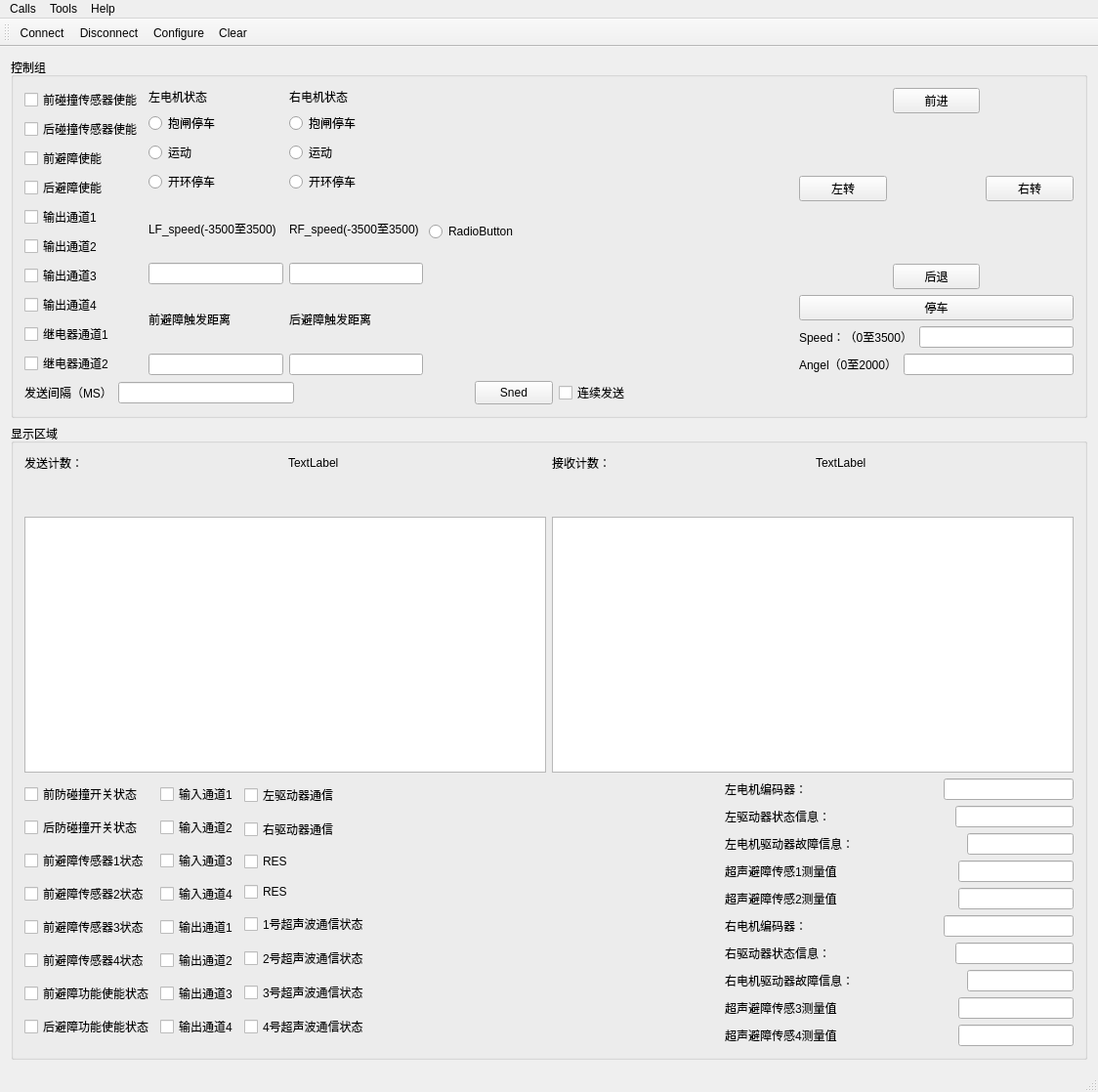
<?xml version="1.0" encoding="UTF-8"?>
<ui version="4.0">
 <class>MainWindow</class>
 <widget class="QMainWindow" name="MainWindow">
  <property name="geometry">
   <rect>
    <x>0</x>
    <y>0</y>
    <width>1124</width>
    <height>1118</height>
   </rect>
  </property>
  <property name="sizePolicy">
   <sizepolicy hsizetype="Fixed" vsizetype="Fixed">
    <horstretch>0</horstretch>
    <verstretch>0</verstretch>
   </sizepolicy>
  </property>
  <property name="windowTitle">
   <string>MainWindow</string>
  </property>
  <widget class="QWidget" name="centralWidget">
   <layout class="QVBoxLayout" name="verticalLayout_29">
    <item>
     <widget class="QGroupBox" name="groupBox">
      <property name="sizePolicy">
       <sizepolicy hsizetype="Preferred" vsizetype="Fixed">
        <horstretch>0</horstretch>
        <verstretch>0</verstretch>
       </sizepolicy>
      </property>
      <property name="title">
       <string>控制组</string>
      </property>
      <layout class="QVBoxLayout" name="verticalLayout_20">
       <item>
        <layout class="QHBoxLayout" name="horizontalLayout_12">
         <item>
          <layout class="QVBoxLayout" name="verticalLayout_19">
           <item>
            <layout class="QVBoxLayout" name="verticalLayout">
             <item>
              <widget class="QCheckBox" name="cBox_F_Crash_En">
               <property name="text">
                <string>前碰撞传感器使能</string>
               </property>
              </widget>
             </item>
             <item>
              <widget class="QCheckBox" name="cBox_B_Crash_En">
               <property name="text">
                <string>后碰撞传感器使能</string>
               </property>
              </widget>
             </item>
             <item>
              <widget class="QCheckBox" name="cBox_F_Obt_En">
               <property name="text">
                <string>前避障使能</string>
               </property>
              </widget>
             </item>
             <item>
              <widget class="QCheckBox" name="cBox_B_Obt_En">
               <property name="text">
                <string>后避障使能</string>
               </property>
              </widget>
             </item>
             <item>
              <widget class="QCheckBox" name="cBox_SetVal_out1">
               <property name="text">
                <string>输出通道1</string>
               </property>
              </widget>
             </item>
             <item>
              <widget class="QCheckBox" name="cBox_SetVal_out2">
               <property name="text">
                <string>输出通道2</string>
               </property>
              </widget>
             </item>
             <item>
              <widget class="QCheckBox" name="cBox_SetVal_out3">
               <property name="text">
                <string>输出通道3</string>
               </property>
              </widget>
             </item>
             <item>
              <widget class="QCheckBox" name="cBox_SetVal_out4">
               <property name="text">
                <string>输出通道4</string>
               </property>
              </widget>
             </item>
            </layout>
           </item>
           <item>
            <layout class="QVBoxLayout" name="verticalLayout_12">
             <item>
              <widget class="QCheckBox" name="cBox_SetVal_Ral1">
               <property name="text">
                <string>继电器通道1</string>
               </property>
              </widget>
             </item>
             <item>
              <widget class="QCheckBox" name="cBox_SetVal_Ral2">
               <property name="text">
                <string>继电器通道2</string>
               </property>
              </widget>
             </item>
            </layout>
           </item>
          </layout>
         </item>
         <item>
          <layout class="QVBoxLayout" name="verticalLayout_18">
           <item>
            <layout class="QHBoxLayout" name="horizontalLayout_3">
             <item>
              <layout class="QVBoxLayout" name="verticalLayout_3">
               <item>
                <widget class="QLabel" name="label_6">
                 <property name="text">
                  <string>左电机状态</string>
                 </property>
                </widget>
               </item>
               <item>
                <layout class="QVBoxLayout" name="verticalLayout_2">
                 <item>
                  <widget class="QRadioButton" name="rB_LStop">
                   <property name="text">
                    <string>抱闸停车</string>
                   </property>
                  </widget>
                 </item>
                 <item>
                  <widget class="QRadioButton" name="rB_LRun">
                   <property name="text">
                    <string>运动</string>
                   </property>
                  </widget>
                 </item>
                 <item>
                  <widget class="QRadioButton" name="rB_LRealse">
                   <property name="text">
                    <string>开环停车</string>
                   </property>
                  </widget>
                 </item>
                </layout>
               </item>
              </layout>
             </item>
             <item>
              <layout class="QVBoxLayout" name="verticalLayout_4">
               <item>
                <widget class="QLabel" name="label_9">
                 <property name="text">
                  <string>右电机状态</string>
                 </property>
                </widget>
               </item>
               <item>
                <layout class="QVBoxLayout" name="verticalLayout_5">
                 <item>
                  <widget class="QRadioButton" name="rB_RStop">
                   <property name="text">
                    <string>抱闸停车</string>
                   </property>
                  </widget>
                 </item>
                 <item>
                  <widget class="QRadioButton" name="rB_RRun">
                   <property name="text">
                    <string>运动</string>
                   </property>
                  </widget>
                 </item>
                 <item>
                  <widget class="QRadioButton" name="rB_RRealse">
                   <property name="text">
                    <string>开环停车</string>
                   </property>
                  </widget>
                 </item>
                </layout>
               </item>
              </layout>
             </item>
            </layout>
           </item>
           <item>
            <layout class="QHBoxLayout" name="horizontalLayout_4">
             <item>
              <layout class="QVBoxLayout" name="verticalLayout_6">
               <item>
                <widget class="QLabel" name="label_4">
                 <property name="text">
                  <string>LF_speed(-3500至3500)</string>
                 </property>
                </widget>
               </item>
               <item>
                <widget class="QLineEdit" name="lineEdit_LFspeed"/>
               </item>
              </layout>
             </item>
             <item>
              <layout class="QVBoxLayout" name="verticalLayout_7">
               <item>
                <widget class="QLabel" name="label_11">
                 <property name="text">
                  <string>RF_speed(-3500至3500)</string>
                 </property>
                </widget>
               </item>
               <item>
                <widget class="QLineEdit" name="lineEdit_RFspeed"/>
               </item>
              </layout>
             </item>
            </layout>
           </item>
           <item>
            <layout class="QHBoxLayout" name="horizontalLayout_11">
             <item>
              <layout class="QVBoxLayout" name="verticalLayout_8">
               <item>
                <widget class="QLabel" name="label_5">
                 <property name="text">
                  <string>前避障触发距离</string>
                 </property>
                </widget>
               </item>
               <item>
                <widget class="QLineEdit" name="lineEdit_Fobtdis"/>
               </item>
              </layout>
             </item>
             <item>
              <layout class="QVBoxLayout" name="verticalLayout_11">
               <item>
                <widget class="QLabel" name="label_7">
                 <property name="text">
                  <string>后避障触发距离</string>
                 </property>
                </widget>
               </item>
               <item>
                <widget class="QLineEdit" name="lineEdit_Bobtdis"/>
               </item>
              </layout>
             </item>
            </layout>
           </item>
          </layout>
         </item>
         <item>
          <widget class="QRadioButton" name="radioButton">
           <property name="text">
            <string>RadioButton</string>
           </property>
          </widget>
         </item>
         <item>
          <spacer name="horizontalSpacer_14">
           <property name="orientation">
            <enum>Qt::Horizontal</enum>
           </property>
           <property name="sizeHint" stdset="0">
            <size>
             <width>40</width>
             <height>20</height>
            </size>
           </property>
          </spacer>
         </item>
         <item>
          <layout class="QVBoxLayout" name="verticalLayout_17">
           <item>
            <layout class="QVBoxLayout" name="verticalLayout_16">
             <item>
              <layout class="QHBoxLayout" name="horizontalLayout_2">
               <item>
                <layout class="QVBoxLayout" name="verticalLayout_14">
                 <item>
                  <spacer name="verticalSpacer_3">
                   <property name="orientation">
                    <enum>Qt::Vertical</enum>
                   </property>
                   <property name="sizeHint" stdset="0">
                    <size>
                     <width>20</width>
                     <height>40</height>
                    </size>
                   </property>
                  </spacer>
                 </item>
                 <item>
                  <widget class="QPushButton" name="pushB_leftward">
                   <property name="sizePolicy">
                    <sizepolicy hsizetype="Preferred" vsizetype="Preferred">
                     <horstretch>0</horstretch>
                     <verstretch>0</verstretch>
                    </sizepolicy>
                   </property>
                   <property name="text">
                    <string>左转</string>
                   </property>
                  </widget>
                 </item>
                 <item>
                  <spacer name="verticalSpacer_2">
                   <property name="orientation">
                    <enum>Qt::Vertical</enum>
                   </property>
                   <property name="sizeHint" stdset="0">
                    <size>
                     <width>20</width>
                     <height>40</height>
                    </size>
                   </property>
                  </spacer>
                 </item>
                </layout>
               </item>
               <item>
                <layout class="QVBoxLayout" name="verticalLayout_13">
                 <item>
                  <widget class="QPushButton" name="pushB_forward">
                   <property name="sizePolicy">
                    <sizepolicy hsizetype="Preferred" vsizetype="Preferred">
                     <horstretch>0</horstretch>
                     <verstretch>0</verstretch>
                    </sizepolicy>
                   </property>
                   <property name="text">
                    <string>前进</string>
                   </property>
                  </widget>
                 </item>
                 <item>
                  <spacer name="verticalSpacer">
                   <property name="orientation">
                    <enum>Qt::Vertical</enum>
                   </property>
                   <property name="sizeHint" stdset="0">
                    <size>
                     <width>20</width>
                     <height>40</height>
                    </size>
                   </property>
                  </spacer>
                 </item>
                 <item>
                  <widget class="QPushButton" name="pushB_backward">
                   <property name="sizePolicy">
                    <sizepolicy hsizetype="Preferred" vsizetype="Preferred">
                     <horstretch>0</horstretch>
                     <verstretch>0</verstretch>
                    </sizepolicy>
                   </property>
                   <property name="text">
                    <string>后退</string>
                   </property>
                  </widget>
                 </item>
                </layout>
               </item>
               <item>
                <layout class="QVBoxLayout" name="verticalLayout_15">
                 <item>
                  <spacer name="verticalSpacer_4">
                   <property name="orientation">
                    <enum>Qt::Vertical</enum>
                   </property>
                   <property name="sizeHint" stdset="0">
                    <size>
                     <width>20</width>
                     <height>40</height>
                    </size>
                   </property>
                  </spacer>
                 </item>
                 <item>
                  <widget class="QPushButton" name="pushB_rightward">
                   <property name="sizePolicy">
                    <sizepolicy hsizetype="Preferred" vsizetype="Preferred">
                     <horstretch>0</horstretch>
                     <verstretch>0</verstretch>
                    </sizepolicy>
                   </property>
                   <property name="text">
                    <string>右转</string>
                   </property>
                  </widget>
                 </item>
                 <item>
                  <spacer name="verticalSpacer_5">
                   <property name="orientation">
                    <enum>Qt::Vertical</enum>
                   </property>
                   <property name="sizeHint" stdset="0">
                    <size>
                     <width>20</width>
                     <height>40</height>
                    </size>
                   </property>
                  </spacer>
                 </item>
                </layout>
               </item>
              </layout>
             </item>
             <item>
              <widget class="QPushButton" name="pushB_stop">
               <property name="sizePolicy">
                <sizepolicy hsizetype="Preferred" vsizetype="Preferred">
                 <horstretch>0</horstretch>
                 <verstretch>0</verstretch>
                </sizepolicy>
               </property>
               <property name="text">
                <string>停车</string>
               </property>
              </widget>
             </item>
            </layout>
           </item>
           <item>
            <layout class="QHBoxLayout" name="horizontalLayout_6">
             <item>
              <widget class="QLabel" name="label">
               <property name="text">
                <string>Speed：（0至3500）</string>
               </property>
              </widget>
             </item>
             <item>
              <widget class="QLineEdit" name="lineEdit_Vspeed"/>
             </item>
            </layout>
           </item>
           <item>
            <layout class="QHBoxLayout" name="horizontalLayout_7">
             <item>
              <widget class="QLabel" name="label_2">
               <property name="text">
                <string>Angel（0至2000）</string>
               </property>
              </widget>
             </item>
             <item>
              <widget class="QLineEdit" name="lineEdit_Vangel"/>
             </item>
            </layout>
           </item>
          </layout>
         </item>
        </layout>
       </item>
       <item>
        <layout class="QHBoxLayout" name="horizontalLayout_5">
         <item>
          <layout class="QHBoxLayout" name="horizontalLayout">
           <item>
            <widget class="QLabel" name="label_3">
             <property name="text">
              <string>发送间隔（MS）</string>
             </property>
            </widget>
           </item>
           <item>
            <widget class="QLineEdit" name="lineEdit_timeout"/>
           </item>
           <item>
            <spacer name="horizontalSpacer">
             <property name="orientation">
              <enum>Qt::Horizontal</enum>
             </property>
             <property name="sizeHint" stdset="0">
              <size>
               <width>40</width>
               <height>20</height>
              </size>
             </property>
            </spacer>
           </item>
          </layout>
         </item>
         <item>
          <widget class="QPushButton" name="pushButton_sned">
           <property name="sizePolicy">
            <sizepolicy hsizetype="Preferred" vsizetype="Preferred">
             <horstretch>0</horstretch>
             <verstretch>0</verstretch>
            </sizepolicy>
           </property>
           <property name="text">
            <string>Sned</string>
           </property>
          </widget>
         </item>
         <item>
          <widget class="QCheckBox" name="m_cb_continus">
           <property name="text">
            <string>连续发送</string>
           </property>
          </widget>
         </item>
         <item>
          <spacer name="horizontalSpacer_2">
           <property name="orientation">
            <enum>Qt::Horizontal</enum>
           </property>
           <property name="sizeHint" stdset="0">
            <size>
             <width>40</width>
             <height>20</height>
            </size>
           </property>
          </spacer>
         </item>
        </layout>
       </item>
      </layout>
      <zorder></zorder>
     </widget>
    </item>
    <item>
     <widget class="QGroupBox" name="groupBox_2">
      <property name="sizePolicy">
       <sizepolicy hsizetype="Preferred" vsizetype="Preferred">
        <horstretch>0</horstretch>
        <verstretch>0</verstretch>
       </sizepolicy>
      </property>
      <property name="title">
       <string>显示区域</string>
      </property>
      <layout class="QVBoxLayout" name="verticalLayout_28">
       <item>
        <layout class="QHBoxLayout" name="horizontalLayout_26">
         <item>
          <layout class="QVBoxLayout" name="verticalLayout_10">
           <item>
            <layout class="QHBoxLayout" name="horizontalLayout_8">
             <item>
              <widget class="QLabel" name="label_8">
               <property name="sizePolicy">
                <sizepolicy hsizetype="Preferred" vsizetype="Fixed">
                 <horstretch>0</horstretch>
                 <verstretch>0</verstretch>
                </sizepolicy>
               </property>
               <property name="text">
                <string>发送计数：</string>
               </property>
              </widget>
             </item>
             <item>
              <widget class="QLabel" name="label_sendsize">
               <property name="sizePolicy">
                <sizepolicy hsizetype="Preferred" vsizetype="Fixed">
                 <horstretch>0</horstretch>
                 <verstretch>0</verstretch>
                </sizepolicy>
               </property>
               <property name="text">
                <string>TextLabel</string>
               </property>
              </widget>
             </item>
            </layout>
           </item>
           <item>
            <spacer name="verticalSpacer_6">
             <property name="orientation">
              <enum>Qt::Vertical</enum>
             </property>
             <property name="sizeType">
              <enum>QSizePolicy::Minimum</enum>
             </property>
             <property name="sizeHint" stdset="0">
              <size>
               <width>20</width>
               <height>40</height>
              </size>
             </property>
            </spacer>
           </item>
           <item>
            <widget class="QListWidget" name="listWidget">
             <property name="sizePolicy">
              <sizepolicy hsizetype="Preferred" vsizetype="Preferred">
               <horstretch>0</horstretch>
               <verstretch>0</verstretch>
              </sizepolicy>
             </property>
            </widget>
           </item>
          </layout>
         </item>
         <item>
          <layout class="QVBoxLayout" name="verticalLayout_24">
           <item>
            <layout class="QHBoxLayout" name="horizontalLayout_9">
             <item>
              <widget class="QLabel" name="label_10">
               <property name="sizePolicy">
                <sizepolicy hsizetype="Preferred" vsizetype="Fixed">
                 <horstretch>0</horstretch>
                 <verstretch>0</verstretch>
                </sizepolicy>
               </property>
               <property name="text">
                <string>接收计数：</string>
               </property>
              </widget>
             </item>
             <item>
              <widget class="QLabel" name="label_recvsize">
               <property name="sizePolicy">
                <sizepolicy hsizetype="Preferred" vsizetype="Fixed">
                 <horstretch>0</horstretch>
                 <verstretch>0</verstretch>
                </sizepolicy>
               </property>
               <property name="text">
                <string>TextLabel</string>
               </property>
              </widget>
             </item>
            </layout>
           </item>
           <item>
            <spacer name="verticalSpacer_7">
             <property name="orientation">
              <enum>Qt::Vertical</enum>
             </property>
             <property name="sizeType">
              <enum>QSizePolicy::Minimum</enum>
             </property>
             <property name="sizeHint" stdset="0">
              <size>
               <width>20</width>
               <height>40</height>
              </size>
             </property>
            </spacer>
           </item>
           <item>
            <widget class="QListWidget" name="listWidget_return">
             <property name="sizePolicy">
              <sizepolicy hsizetype="Preferred" vsizetype="Preferred">
               <horstretch>0</horstretch>
               <verstretch>0</verstretch>
              </sizepolicy>
             </property>
            </widget>
           </item>
          </layout>
         </item>
        </layout>
       </item>
       <item>
        <layout class="QHBoxLayout" name="horizontalLayout_23">
         <item>
          <layout class="QHBoxLayout" name="horizontalLayout_22">
           <item>
            <layout class="QVBoxLayout" name="verticalLayout_22">
             <item>
              <widget class="QCheckBox" name="cBox_Fcrash_statues">
               <property name="text">
                <string>前防碰撞开关状态</string>
               </property>
              </widget>
             </item>
             <item>
              <widget class="QCheckBox" name="cBox_Bcrash_statues">
               <property name="text">
                <string>后防碰撞开关状态</string>
               </property>
              </widget>
             </item>
             <item>
              <widget class="QCheckBox" name="cBox_obt1_statues">
               <property name="text">
                <string>前避障传感器1状态</string>
               </property>
              </widget>
             </item>
             <item>
              <widget class="QCheckBox" name="cBox_obt2_statues">
               <property name="text">
                <string>前避障传感器2状态</string>
               </property>
              </widget>
             </item>
             <item>
              <widget class="QCheckBox" name="cBox_obt3_statues">
               <property name="text">
                <string>前避障传感器3状态</string>
               </property>
              </widget>
             </item>
             <item>
              <widget class="QCheckBox" name="cBox_obt4_statues">
               <property name="text">
                <string>前避障传感器4状态</string>
               </property>
              </widget>
             </item>
             <item>
              <widget class="QCheckBox" name="cBox_Fobt_enstatues">
               <property name="text">
                <string>前避障功能使能状态</string>
               </property>
              </widget>
             </item>
             <item>
              <widget class="QCheckBox" name="cBox_Bobt_enstatues">
               <property name="text">
                <string>后避障功能使能状态</string>
               </property>
              </widget>
             </item>
            </layout>
           </item>
           <item>
            <layout class="QVBoxLayout" name="verticalLayout_26">
             <item>
              <widget class="QCheckBox" name="cBox_vau_input1">
               <property name="text">
                <string>输入通道1</string>
               </property>
              </widget>
             </item>
             <item>
              <widget class="QCheckBox" name="cBox_vau_input2">
               <property name="text">
                <string>输入通道2</string>
               </property>
              </widget>
             </item>
             <item>
              <widget class="QCheckBox" name="cBox_vau_input3">
               <property name="text">
                <string>输入通道3</string>
               </property>
              </widget>
             </item>
             <item>
              <widget class="QCheckBox" name="cBox_vau_input4">
               <property name="text">
                <string>输入通道4</string>
               </property>
              </widget>
             </item>
             <item>
              <widget class="QCheckBox" name="cBox_vau_out1">
               <property name="text">
                <string>输出通道1</string>
               </property>
              </widget>
             </item>
             <item>
              <widget class="QCheckBox" name="cBox_vau_out2">
               <property name="text">
                <string>输出通道2</string>
               </property>
              </widget>
             </item>
             <item>
              <widget class="QCheckBox" name="cBox_vau_out3">
               <property name="text">
                <string>输出通道3</string>
               </property>
              </widget>
             </item>
             <item>
              <widget class="QCheckBox" name="cBox_vau_out4">
               <property name="text">
                <string>输出通道4</string>
               </property>
              </widget>
             </item>
            </layout>
           </item>
           <item>
            <layout class="QVBoxLayout" name="verticalLayout_23">
             <item>
              <widget class="QCheckBox" name="cBox_Ldriver_Com">
               <property name="text">
                <string>左驱动器通信</string>
               </property>
              </widget>
             </item>
             <item>
              <widget class="QCheckBox" name="cBox_Rdriver_Com">
               <property name="text">
                <string>右驱动器通信</string>
               </property>
              </widget>
             </item>
             <item>
              <widget class="QCheckBox" name="checkBox_RES1">
               <property name="text">
                <string>RES</string>
               </property>
              </widget>
             </item>
             <item>
              <widget class="QCheckBox" name="checkBox_RES2">
               <property name="text">
                <string>RES</string>
               </property>
              </widget>
             </item>
             <item>
              <widget class="QCheckBox" name="cBox_obt1_Com">
               <property name="text">
                <string>1号超声波通信状态</string>
               </property>
              </widget>
             </item>
             <item>
              <widget class="QCheckBox" name="cBox_obt2_Com">
               <property name="text">
                <string>2号超声波通信状态</string>
               </property>
              </widget>
             </item>
             <item>
              <widget class="QCheckBox" name="cBox_obt3_Com">
               <property name="text">
                <string>3号超声波通信状态</string>
               </property>
              </widget>
             </item>
             <item>
              <widget class="QCheckBox" name="cBox_obt4_Com">
               <property name="text">
                <string>4号超声波通信状态</string>
               </property>
              </widget>
             </item>
            </layout>
           </item>
          </layout>
         </item>
         <item>
          <spacer name="horizontalSpacer_8">
           <property name="orientation">
            <enum>Qt::Horizontal</enum>
           </property>
           <property name="sizeHint" stdset="0">
            <size>
             <width>40</width>
             <height>20</height>
            </size>
           </property>
          </spacer>
         </item>
         <item>
          <layout class="QVBoxLayout" name="verticalLayout_27">
           <item>
            <layout class="QVBoxLayout" name="verticalLayout_9">
             <item>
              <layout class="QHBoxLayout" name="horizontalLayout_14">
               <item>
                <widget class="QLabel" name="label_12">
                 <property name="text">
                  <string>左电机编码器：</string>
                 </property>
                </widget>
               </item>
               <item>
                <spacer name="horizontalSpacer_4">
                 <property name="orientation">
                  <enum>Qt::Horizontal</enum>
                 </property>
                 <property name="sizeHint" stdset="0">
                  <size>
                   <width>40</width>
                   <height>20</height>
                  </size>
                 </property>
                </spacer>
               </item>
               <item>
                <widget class="QLineEdit" name="lineEdit_L_Encoder"/>
               </item>
              </layout>
             </item>
             <item>
              <layout class="QHBoxLayout" name="horizontalLayout_16">
               <item>
                <widget class="QLabel" name="label_14">
                 <property name="text">
                  <string>左驱动器状态信息：</string>
                 </property>
                </widget>
               </item>
               <item>
                <spacer name="horizontalSpacer_3">
                 <property name="orientation">
                  <enum>Qt::Horizontal</enum>
                 </property>
                 <property name="sizeHint" stdset="0">
                  <size>
                   <width>40</width>
                   <height>20</height>
                  </size>
                 </property>
                </spacer>
               </item>
               <item>
                <widget class="QLineEdit" name="lineEdit_LMotor_Status"/>
               </item>
              </layout>
             </item>
             <item>
              <layout class="QHBoxLayout" name="horizontalLayout_18">
               <item>
                <widget class="QLabel" name="label_16">
                 <property name="text">
                  <string>左电机驱动器故障信息：</string>
                 </property>
                </widget>
               </item>
               <item>
                <spacer name="horizontalSpacer_7">
                 <property name="orientation">
                  <enum>Qt::Horizontal</enum>
                 </property>
                 <property name="sizeHint" stdset="0">
                  <size>
                   <width>40</width>
                   <height>20</height>
                  </size>
                 </property>
                </spacer>
               </item>
               <item>
                <widget class="QLineEdit" name="lineEdit_LMotor_Error"/>
               </item>
              </layout>
             </item>
             <item>
              <layout class="QHBoxLayout" name="horizontalLayout_10">
               <item>
                <widget class="QLabel" name="label_18">
                 <property name="text">
                  <string>超声避障传感1测量值</string>
                 </property>
                </widget>
               </item>
               <item>
                <spacer name="horizontalSpacer_5">
                 <property name="orientation">
                  <enum>Qt::Horizontal</enum>
                 </property>
                 <property name="sizeHint" stdset="0">
                  <size>
                   <width>40</width>
                   <height>20</height>
                  </size>
                 </property>
                </spacer>
               </item>
               <item>
                <widget class="QLineEdit" name="lineEdit_obt1_dis"/>
               </item>
              </layout>
             </item>
             <item>
              <layout class="QHBoxLayout" name="horizontalLayout_13">
               <item>
                <widget class="QLabel" name="label_19">
                 <property name="text">
                  <string>超声避障传感2测量值</string>
                 </property>
                </widget>
               </item>
               <item>
                <spacer name="horizontalSpacer_6">
                 <property name="orientation">
                  <enum>Qt::Horizontal</enum>
                 </property>
                 <property name="sizeHint" stdset="0">
                  <size>
                   <width>40</width>
                   <height>20</height>
                  </size>
                 </property>
                </spacer>
               </item>
               <item>
                <widget class="QLineEdit" name="lineEdit_obt2_dis"/>
               </item>
              </layout>
             </item>
            </layout>
           </item>
           <item>
            <layout class="QVBoxLayout" name="verticalLayout_21">
             <item>
              <layout class="QHBoxLayout" name="horizontalLayout_15">
               <item>
                <widget class="QLabel" name="label_13">
                 <property name="text">
                  <string>右电机编码器：</string>
                 </property>
                </widget>
               </item>
               <item>
                <spacer name="horizontalSpacer_9">
                 <property name="orientation">
                  <enum>Qt::Horizontal</enum>
                 </property>
                 <property name="sizeHint" stdset="0">
                  <size>
                   <width>40</width>
                   <height>20</height>
                  </size>
                 </property>
                </spacer>
               </item>
               <item>
                <widget class="QLineEdit" name="lineEdit_R_Encoder"/>
               </item>
              </layout>
             </item>
             <item>
              <layout class="QHBoxLayout" name="horizontalLayout_17">
               <item>
                <widget class="QLabel" name="label_15">
                 <property name="text">
                  <string>右驱动器状态信息：</string>
                 </property>
                </widget>
               </item>
               <item>
                <spacer name="horizontalSpacer_10">
                 <property name="orientation">
                  <enum>Qt::Horizontal</enum>
                 </property>
                 <property name="sizeHint" stdset="0">
                  <size>
                   <width>40</width>
                   <height>20</height>
                  </size>
                 </property>
                </spacer>
               </item>
               <item>
                <widget class="QLineEdit" name="lineEdit_RMotor_Status"/>
               </item>
              </layout>
             </item>
             <item>
              <layout class="QHBoxLayout" name="horizontalLayout_19">
               <item>
                <widget class="QLabel" name="label_17">
                 <property name="text">
                  <string>右电机驱动器故障信息：</string>
                 </property>
                </widget>
               </item>
               <item>
                <spacer name="horizontalSpacer_11">
                 <property name="orientation">
                  <enum>Qt::Horizontal</enum>
                 </property>
                 <property name="sizeHint" stdset="0">
                  <size>
                   <width>40</width>
                   <height>20</height>
                  </size>
                 </property>
                </spacer>
               </item>
               <item>
                <widget class="QLineEdit" name="lineEdit_RMotor_Error"/>
               </item>
              </layout>
             </item>
             <item>
              <layout class="QHBoxLayout" name="horizontalLayout_20">
               <item>
                <widget class="QLabel" name="label_20">
                 <property name="text">
                  <string>超声避障传感3测量值</string>
                 </property>
                </widget>
               </item>
               <item>
                <spacer name="horizontalSpacer_12">
                 <property name="orientation">
                  <enum>Qt::Horizontal</enum>
                 </property>
                 <property name="sizeHint" stdset="0">
                  <size>
                   <width>40</width>
                   <height>20</height>
                  </size>
                 </property>
                </spacer>
               </item>
               <item>
                <widget class="QLineEdit" name="lineEdit_obt3_dis"/>
               </item>
              </layout>
             </item>
             <item>
              <layout class="QHBoxLayout" name="horizontalLayout_21">
               <item>
                <widget class="QLabel" name="label_21">
                 <property name="text">
                  <string>超声避障传感4测量值</string>
                 </property>
                </widget>
               </item>
               <item>
                <spacer name="horizontalSpacer_13">
                 <property name="orientation">
                  <enum>Qt::Horizontal</enum>
                 </property>
                 <property name="sizeHint" stdset="0">
                  <size>
                   <width>40</width>
                   <height>20</height>
                  </size>
                 </property>
                </spacer>
               </item>
               <item>
                <widget class="QLineEdit" name="lineEdit_obt4_dis"/>
               </item>
              </layout>
             </item>
            </layout>
           </item>
          </layout>
         </item>
        </layout>
       </item>
      </layout>
     </widget>
    </item>
   </layout>
  </widget>
  <widget class="QMenuBar" name="menuBar">
   <property name="geometry">
    <rect>
     <x>0</x>
     <y>0</y>
     <width>1124</width>
     <height>26</height>
    </rect>
   </property>
   <widget class="QMenu" name="menuCalls">
    <property name="title">
     <string>Calls</string>
    </property>
    <addaction name="actionConnect"/>
    <addaction name="actionDisconnect"/>
    <addaction name="actionQuite"/>
   </widget>
   <widget class="QMenu" name="menuTools">
    <property name="title">
     <string>Tools</string>
    </property>
    <addaction name="actionConfigure"/>
    <addaction name="actionClear"/>
   </widget>
   <widget class="QMenu" name="menuHelp">
    <property name="title">
     <string>Help</string>
    </property>
    <addaction name="actionABOUT"/>
    <addaction name="actionAboutQT"/>
   </widget>
   <addaction name="menuCalls"/>
   <addaction name="menuTools"/>
   <addaction name="menuHelp"/>
  </widget>
  <widget class="QToolBar" name="mainToolBar">
   <attribute name="toolBarArea">
    <enum>TopToolBarArea</enum>
   </attribute>
   <attribute name="toolBarBreak">
    <bool>false</bool>
   </attribute>
   <addaction name="actionConnect"/>
   <addaction name="actionDisconnect"/>
   <addaction name="actionConfigure"/>
   <addaction name="actionClear"/>
  </widget>
  <widget class="QStatusBar" name="statusBar"/>
  <action name="actionConnect">
   <property name="icon">
    <iconset resource="terminal.qrc">
     <normaloff>:/images/connect.png</normaloff>:/images/connect.png</iconset>
   </property>
   <property name="text">
    <string>Connect</string>
   </property>
  </action>
  <action name="actionDisconnect">
   <property name="icon">
    <iconset resource="terminal.qrc">
     <normaloff>:/images/disconnect.png</normaloff>:/images/disconnect.png</iconset>
   </property>
   <property name="text">
    <string>Disconnect</string>
   </property>
  </action>
  <action name="actionQuite">
   <property name="icon">
    <iconset resource="terminal.qrc">
     <normaloff>:/images/application-exit.png</normaloff>:/images/application-exit.png</iconset>
   </property>
   <property name="text">
    <string>Quite</string>
   </property>
  </action>
  <action name="actionConfigure">
   <property name="icon">
    <iconset resource="terminal.qrc">
     <normaloff>:/images/settings.png</normaloff>:/images/settings.png</iconset>
   </property>
   <property name="text">
    <string>Configure</string>
   </property>
  </action>
  <action name="actionClear">
   <property name="icon">
    <iconset resource="terminal.qrc">
     <normaloff>:/images/clear.png</normaloff>:/images/clear.png</iconset>
   </property>
   <property name="text">
    <string>Clear</string>
   </property>
  </action>
  <action name="actionABOUT">
   <property name="text">
    <string>About</string>
   </property>
  </action>
  <action name="actionAboutQT">
   <property name="text">
    <string>AboutQT</string>
   </property>
  </action>
 </widget>
 <layoutdefault spacing="6" margin="11"/>
 <resources>
  <include location="terminal.qrc"/>
 </resources>
 <connections/>
</ui>
